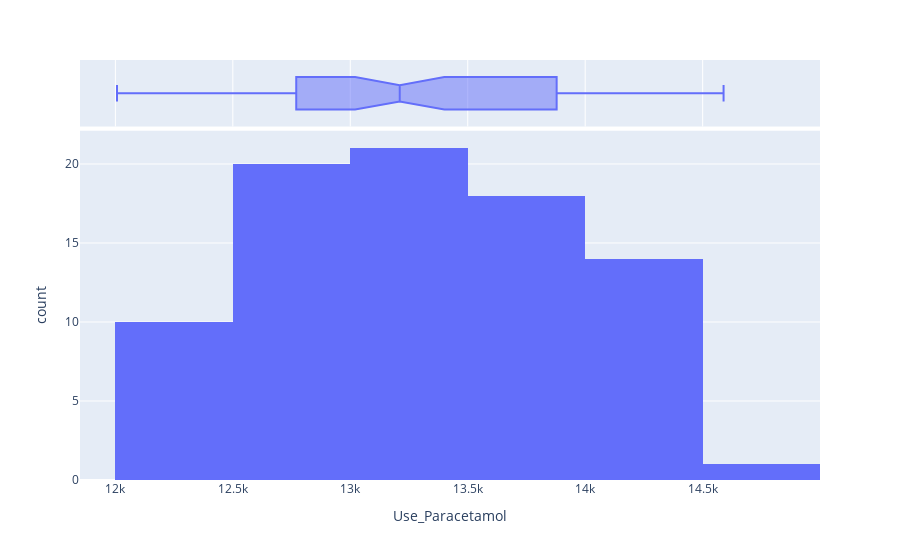

Notebook source saved alongside this figure:
### Code cell
plot = px.histogram(df, x=df.Use_Paracetamol, marginal='box')
plot.show()

### Figure 1 — Plotly figure (JSON) as saved in the notebook; plotly's stock layout.template omitted (floating-point values rounded to 4 significant figures)
{"data": [{"alignmentgroup": "True", "bingroup": "x", "hovertemplate": "Use_Paracetamol=%{x}<br>count=%{y}<extra></extra>", "legendgroup": "", "marker": {"color": "#636efa", "pattern": {"shape": ""}}, "name": "", "offsetgroup": "", "orientation": "v", "showlegend": false, "type": "histogram", "x": [12748, 13958, 12857, 13486, 13064, 13046, 12460, 13778, 12859, 13091, 13849, 13687, 13855, 13048, 13068, 12187, 13086, 13957, 12576, 12879, 12086, 13958, 13404, 13902, 12595, 12958, 13650, 14038, 13086, 13205, 14038, 13216, 13200, 12549, 12475, 12913, 12687, 12264, 13950, 12960, 12652, 12925, 13472, 13962, 13548, 12288, 14013, 14223, 12514, 13579, 13531, 14385, 14589, 12782, 12405, 12043, 13035, 13469, 14013, 14259, 14269, 13595, 12007, 12159, 12758, 13715, 12939, 13671, 13388, 14149, 14319, 14275, 13377, 12671, 13241, 12628, 13106, 12684, 14255, 13834, 13110, 14480, 13261, 14207], "xaxis": "x", "yaxis": "y"}, {"alignmentgroup": "True", "hovertemplate": "Use_Paracetamol=%{x}<extra></extra>", "legendgroup": "", "marker": {"color": "#636efa"}, "name": "", "notched": true, "offsetgroup": "", "showlegend": false, "type": "box", "x": [12748, 13958, 12857, 13486, 13064, 13046, 12460, 13778, 12859, 13091, 13849, 13687, 13855, 13048, 13068, 12187, 13086, 13957, 12576, 12879, 12086, 13958, 13404, 13902, 12595, 12958, 13650, 14038, 13086, 13205, 14038, 13216, 13200, 12549, 12475, 12913, 12687, 12264, 13950, 12960, 12652, 12925, 13472, 13962, 13548, 12288, 14013, 14223, 12514, 13579, 13531, 14385, 14589, 12782, 12405, 12043, 13035, 13469, 14013, 14259, 14269, 13595, 12007, 12159, 12758, 13715, 12939, 13671, 13388, 14149, 14319, 14275, 13377, 12671, 13241, 12628, 13106, 12684, 14255, 13834, 13110, 14480, 13261, 14207], "xaxis": "x2", "yaxis": "y2"}], "layout": {"barmode": "relative", "legend": {"tracegroupgap": 0}, "margin": {"t": 60}, "xaxis": {"anchor": "y", "domain": [0, 1], "title": {"text": "Use_Paracetamol"}}, "xaxis2": {"anchor": "y2", "domain": [0, 1], "matches": "x", "showgrid": true, "showticklabels": false}, "yaxis": {"anchor": "x", "domain": [0, 0.8316], "title": {"text": "count"}}, "yaxis2": {"anchor": "x2", "domain": [0.8416, 1], "matches": "y2", "showgrid": false, "showline": false, "showticklabels": false, "ticks": ""}}}
